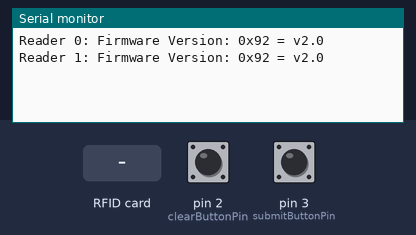
The sketch below on a simulated Arduino Uno, built with avr-gcc and run on an emulated ATmega328P. Shown: the last lines printed to the serial monitor. The inputs (shaded band) are chosen by the test bench; at power-on: pin 2 (clearButtonPin) HIGH, pin 3 (submitButtonPin) HIGH.

Above: at 1.3 s.
1.4 s: pin 2 (clearButtonPin) pulled LOW for 0.15 s
At 2.6 s:
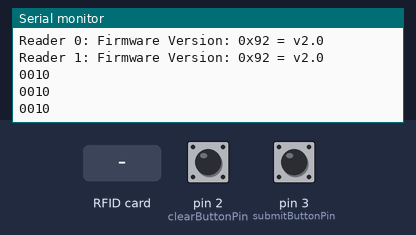
3.0 s: pin 3 (submitButtonPin) pulled LOW for 0.15 s
At 4.0 s:
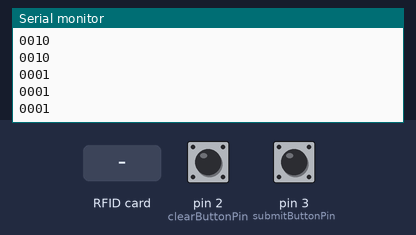
4.6 s: RFID card 87 20 92 14 38 held to the reader
At 5.3 s:
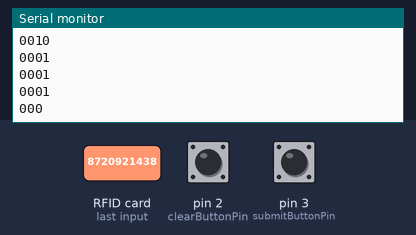
6.1 s: RFID card 10 31 15 61 39 held to the reader
At 6.7 s:
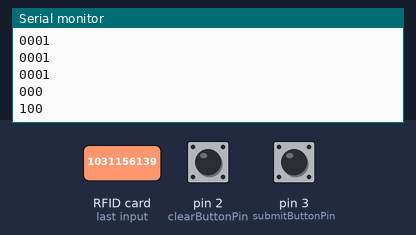
Timing chart, 0 to 8.6 s (numbered marks = the images above; inputs shaded):
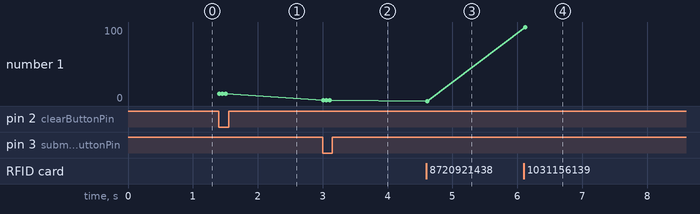

Measured:
- after the input at 1.4 s, the serial monitor: prints a new line at once (image 1)
- after the input at 3.0 s, the serial monitor: prints a new line at once (image 2)
- after the input at 4.6 s, the serial monitor: prints a new line at once (image 3)
- after the input at 6.1 s, the serial monitor: prints a new line at once (image 4)
- plotted number 1: 1 → 0 after the input at 4.6 s, 0 → 100 after the input at 6.1 s

The sketch:

RFIDCode.ino
```cpp
// include libraries
#include <SPI.h>
#include <MFRC522.h>

// define pins
# define RST_PIN 9
#define SS_1_PIN 10 // Configurable, take a unused pin, only HIGH/LOW required, must be diffrent to SS 2
#define SS_2_PIN 8  // Configurable, take a unused pin, only HIGH/LOW required, must be diffrent to SS 1
#define NR_OF_READERS 2 // ** change to 2 when I add the toher reader and uncomment SS_2 **

// setup MFRC522 instance
byte ssPins[] = {SS_1_PIN,SS_2_PIN}; // ** when 2 readers change to = {SS_1_PIN, SS_2_PIN} **
MFRC522 mfrc522[NR_OF_READERS]; // Create MFRC522 instance

// button variables
const int clearButtonPin = 2;
const int submitButtonPin = 3;
int clearButtonState = 0;
int submitButtonState = 0;

void setup() {
  // begin communications
  Serial.begin(9600); // Initialize serial communications with the PC
  while(!Serial); // Do nothing if no serial port is opened (added for Arduinos based on ATMEGA32U4)
  SPI.begin();  // initiate SPI bus

  // setup response (serial prints the connected readers & versions)
  for (uint8_t reader = 0; reader < NR_OF_READERS; reader++) {
    mfrc522[reader].PCD_Init(ssPins[reader], RST_PIN); // Init each MFRC522 card
    Serial.print(F("Reader "));
    Serial.print(reader);
    Serial.print(F(": "));
    mfrc522[reader].PCD_DumpVersionToSerial();
  }

  // button setup
  pinMode(clearButtonPin, INPUT);
  pinMode(submitButtonPin, INPUT);
}

void loop() {
  // reader output
  for (uint8_t reader = 0; reader < NR_OF_READERS; reader++) {
    // Look for new cards
    if (mfrc522[reader].PICC_IsNewCardPresent() && mfrc522[reader].PICC_ReadCardSerial()) {
      //Serial.print(F("Reader "));
      Serial.print(reader);
      // Show some details of the PICC (that is: the tag/card)
      //Serial.print(F(": Card UID:"));
      dump_byte_array(mfrc522[reader].uid.uidByte, mfrc522[reader].uid.size);
      Serial.print("0"); // clear
      Serial.print("0"); // submit
      Serial.println();
      //Serial.print(F("PICC type: "));
      //MFRC522::PICC_Type piccType = mfrc522[reader].PICC_GetType(mfrc522[reader].uid.sak);
      //Serial.println(mfrc522[reader].PICC_GetTypeName(piccType));

      // Halt PICC
      mfrc522[reader].PICC_HaltA();
      // Stop encryption on PCD
      mfrc522[reader].PCD_StopCrypto1();
    } //if (mfrc522[reader].PICC_IsNewC
  } //for(uint8_t reader

  // button output
      clearButtonState = digitalRead(clearButtonPin); // read the button
      submitButtonState = digitalRead(submitButtonPin);

      if(clearButtonState == LOW){ // set buttons to true if pressed
        Serial.println("0010");
      }
      if(submitButtonState == LOW){ // set buttons to true if pressed
        Serial.println("0001");
      }
}

byte dump_byte_array(byte *buffer, byte bufferSize) {
  String myString = "";
  for (byte i = 0; i < bufferSize; i++) {
//    Serial.print(buffer[i] < 0x10 ? " 0" : " ");
//    Serial.print(buffer[i], DEC);
myString = myString + buffer[i];
  }
 // Serial.print(myString);

  if(myString == "8720921438"){
    Serial.print('A');
  }else if(myString == "167205539"){
    Serial.print('B');
  }else if(myString == "1031156139"){
    Serial.print('C');
  }else if(myString == "23111816538"){
    Serial.print('D');
  }else if(myString == "79818038"){
    Serial.print('E');
  }else if(myString == "1032010338"){
    Serial.print('F');
  }else if(myString == "231713438"){
    Serial.print('G');
  }else if(myString == "1837812738"){
    Serial.print('H');
  }else if(myString == "392518238"){
    Serial.print('I');
  }else if(myString == "23116719438"){
    Serial.print('J');
  }else if(myString == "13514018438"){
    Serial.print('K');
  }else if(myString == "1035819838"){
    Serial.print('L');
  }else if(myString == "7114018438"){
    Serial.print('M');
  }else if(myString == "24710413238"){
    Serial.print('N');
  }else if(myString == "18319019538"){
    Serial.print('O');
  }else if(myString == "1037117938"){
    Serial.print('P');
  }else if(myString == "1831419738"){
    Serial.print('Q');
  }else if(myString == "1999212638"){
    Serial.print('R');
  }else if(myString == "23112215838"){
    Serial.print('S');
  }else if(myString == "1032157239"){
    Serial.print('T');
  }else if(myString == "2319218638"){
    Serial.print('U');
  }else if(myString == "2477711138"){
    Serial.print('V');
  }else if(myString == "112311799"){
    Serial.print('W');
  }else if(myString == "22869218217"){
    Serial.print('X');
  }else if(myString == "21823711699"){
    Serial.print('Y');
  }else if(myString == "2341219217"){
    Serial.print('Z');
  }
}
```
